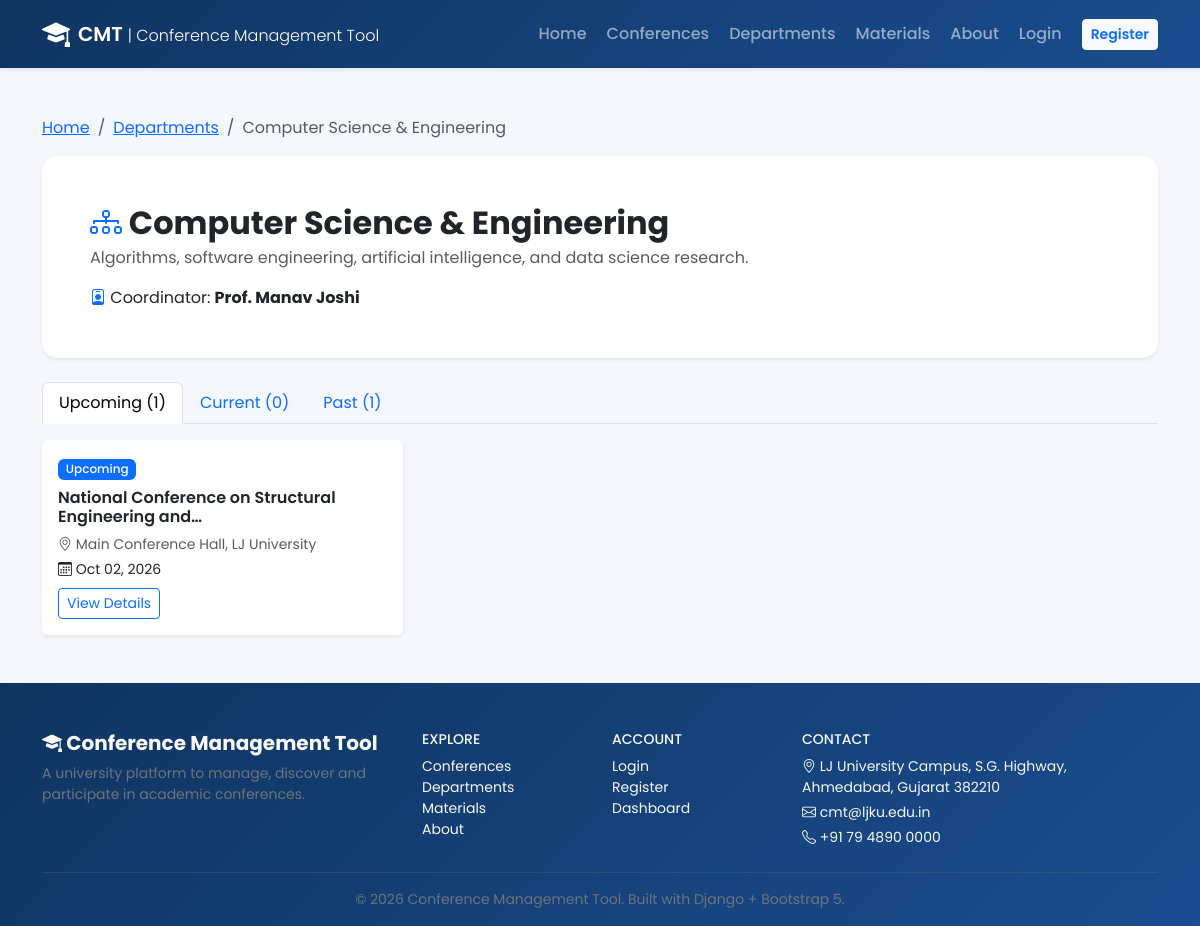
The page /departments/1/ on the database its author committed.
### conferences/models.py (models this page shows, shortened)
class Department(models.Model):
    name = models.CharField(max_length=200, unique=True)
    description = models.TextField(blank=True)
    coordinator = models.ForeignKey(
        User,
        on_delete=models.SET_NULL,
        null=True,
        blank=True,
        related_name='coordinated_departments',
    )
    created_at = models.DateTimeField(auto_now_add=True)
    class Meta:
        ordering = ['name']

class Conference(models.Model):
    class Status(models.TextChoices):
        PAST = 'PAST', 'Past'
        CURRENT = 'CURRENT', 'Current'
        UPCOMING = 'UPCOMING', 'Upcoming'
    title = models.CharField(max_length=300)
    code = models.CharField(max_length=30, unique=True, blank=True, help_text='Auto-generated conference code, e.g. CMT-2026-CSE-001')
    description = models.TextField()
    department = models.ForeignKey(
        Department,
        on_delete=models.SET_NULL,
        null=True,
        blank=True,
        related_name='conferences',
    )
    start_date = models.DateField()
    end_date = models.DateField()
    venue = models.CharField(max_length=300)
    organizer = models.CharField(max_length=200, blank=True)
    contact_email = models.EmailField(blank=True)
    contact_phone = models.CharField(max_length=20, blank=True)
    registration_deadline = models.DateField(null=True, blank=True)
    abstract_deadline = models.DateField(null=True, blank=True)
    paper_deadline = models.DateField(null=True, blank=True)
    registration_fee = models.DecimalField(max_digits=10, decimal_places=2, default=0)
    banner = models.ImageField(upload_to='banners/', blank=True, null=True)
    is_published = models.BooleanField(default=True)
    created_at = models.DateTimeField(auto_now_add=True)
    updated_at = models.DateTimeField(auto_now=True)
    class Meta:
        ordering = ['-start_date']

### conferences/views.py (the view)
def department_detail(request, pk):
    dept = get_object_or_404(Department, pk=pk)
    confs = dept.conferences.filter(is_published=True)
    today = date.today()
    return render(request, 'conferences/department_detail.html', {
        'department': dept,
        'upcoming': confs.filter(start_date__gt=today),
        'current': confs.filter(start_date__lte=today, end_date__gte=today),
        'past': confs.filter(end_date__lt=today),
    })

### accounts/context_processors.py (called while the page is built)
def profile_context(request):
    profile = None
    if request.user.is_authenticated:
        try:
            profile = request.user.profile
        except Profile.DoesNotExist:
            profile = None
    return {'user_profile': profile}

### templates/conferences/department_detail.html (shortened to what this page needs)
{% extends 'base.html' %}
{% block content %}
<div class="container py-5">
    <nav aria-label="breadcrumb" class="mb-3">
        <ol class="breadcrumb">
            <li class="breadcrumb-item"><a href="{% url 'home' %}">Home</a></li>
            <li class="breadcrumb-item"><a href="{% url 'department_list' %}">Departments</a></li>
            <li class="breadcrumb-item active">{{ department.name|truncatechars:30 }}</li>
        </ol>
    </nav>
    <div class="card border-0 shadow-sm mb-4 rounded-4">
        <div class="card-body p-4 p-md-5">
            <div class="d-flex justify-content-between align-items-start">
                <div>
                    <h2 class="fw-bold mb-1"><i class="bi bi-diagram-3 text-primary"></i> {{ department.name }}</h2>
                    <p class="text-muted">{{ department.description }}</p>
                    <p class="mb-0"><i class="bi bi-person-badge text-primary"></i> Coordinator: <strong>{{ department.coordinator.get_full_name|default:department.coordinator.username|default:"Not assigned" }}</strong></p>
                </div>
            </div>
        </div>
    </div>
    <ul class="nav nav-tabs mb-3">
        <li class="nav-item"><button class="nav-link active" data-bs-toggle="tab" data-bs-target="#upcoming">Upcoming ({{ upcoming|length }})</button></li>
        <li class="nav-item"><button class="nav-link" data-bs-toggle="tab" data-bs-target="#current">Current ({{ current|length }})</button></li>
        <li class="nav-item"><button class="nav-link" data-bs-toggle="tab" data-bs-target="#past">Past ({{ past|length }})</button></li>
    </ul>
    <div class="tab-content">
        <div class="tab-pane fade show active" id="upcoming">
            <div class="row g-3">
                {% for c in upcoming %}
                <div class="col-md-6 col-lg-4">
                    <div class="card h-100 shadow-sm border-0">
                        <div class="card-body">
                            <span class="badge bg-primary mb-2">Upcoming</span>
                            <h6 class="fw-semibold">{{ c.title|truncatechars:50 }}</h6>
                            <p class="small text-muted mb-1"><i class="bi bi-geo-alt"></i> {{ c.venue }}</p>
                            <p class="small mb-2"><i class="bi bi-calendar3"></i> {{ c.start_date|date:"M d, Y" }}</p>
                            <a href="{% url 'conference_detail' pk=c.pk %}" class="btn btn-sm btn-outline-primary">View Details</a>
                        </div>
                    </div>
                </div>
                {% empty %}<div class="col-12 text-muted">No upcoming conferences.</div>{% endfor %}
            </div>
        </div>
    </div>
</div>
{% endblock %}

### static/css/style.css (style rules this page uses)
:root { --cmt-primary: #1a4d8f; --cmt-primary-dark: #0f3460; --cmt-accent: #2d6a4f; --cmt-light: #f8f9fa; }
body { font-family: 'Poppins', sans-serif; background-color: #f5f7fa; }
.badge { font-weight: 500; }

### rows shown on the page
Department: name "Computer Science & Engineering", description "Algorithms, software engineering, artificial intelligence, and data science research.", coordinator.get_full_name "Prof. Manav Joshi"
Conference: title "National Conference on Structural Engineering and…", venue "Main Conference Hall, LJ University", start_date "Oct 02, 2026"

### other values the page prints
{{ upcoming|length }} "1"
{{ current|length }} "0"
{{ past|length }} "1"
